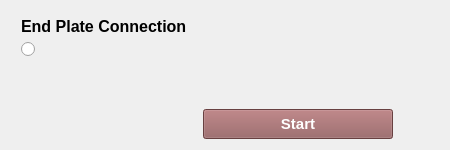
              <widget class="QWidget" name="tab_beamtocolumn">
               <attribute name="title">
                <string>Beam To Column</string>
               </attribute>
               <layout class="QGridLayout" name="gridLayout_9">
                <item row="1" column="0">
                 <layout class="QVBoxLayout" name="verticalLayout_53">
                  <property name="leftMargin">
                   <number>10</number>
                  </property>
                  <property name="topMargin">
                   <number>6</number>
                  </property>
                  <property name="rightMargin">
                   <number>10</number>
                  </property>
                  <property name="bottomMargin">
                   <number>6</number>
                  </property>
                  <item>
                   <widget class="QLabel" name="label_67">
                    <property name="font">
                     <font>
                      <family>Arial</family>
                      <pointsize>12</pointsize>
                      <weight>75</weight>
                      <bold>true</bold>
                     </font>
                    </property>
                    <property name="text">
                     <string>End Plate Connection</string>
                    </property>
                   </widget>
                  </item>
                  <item>
                   <widget class="QRadioButton" name="rdbtn_endplate_bc_7">
                    <property name="sizePolicy">
                     <sizepolicy hsizetype="Preferred" vsizetype="Preferred">
                      <horstretch>0</horstretch>
                      <verstretch>0</verstretch>
                     </sizepolicy>
                    </property>
                    <property name="font">
                     <font>
                      <family>Arial</family>
                      <pointsize>12</pointsize>
                     </font>
                    </property>
                    <property name="layoutDirection">
                     <enum>Qt::LeftToRight</enum>
                    </property>
                    <property name="text">
                     <string/>
                    </property>
                    <property name="icon">
                     <iconset>
                      <normaloff>../ResourceFiles/images/beam_column_endplate.png</normaloff>../ResourceFiles/images/beam_column_endplate.png</iconset>
                    </property>
                    <property name="iconSize">
                     <size>
                      <width>300</width>
                      <height>300</height>
                     </size>
                    </property>
                   </widget>
                  </item>
                 </layout>
                </item>
                <item row="3" column="2">
                 <spacer name="horizontalSpacer_24">
                  <property name="orientation">
                   <enum>Qt::Horizontal</enum>
                  </property>
                  <property name="sizeHint" stdset="0">
                   <size>
                    <width>40</width>
                    <height>20</height>
                   </size>
                  </property>
                 </spacer>
                </item>
                <item row="3" column="0">
                 <spacer name="horizontalSpacer_23">
                  <property name="orientation">
                   <enum>Qt::Horizontal</enum>
                  </property>
                  <property name="sizeHint" stdset="0">
                   <size>
                    <width>40</width>
                    <height>20</height>
                   </size>
                  </property>
                 </spacer>
                </item>
                <item row="2" column="0">
                 <spacer name="verticalSpacer_9">
                  <property name="orientation">
                   <enum>Qt::Vertical</enum>
                  </property>
                  <property name="sizeHint" stdset="0">
                   <size>
                    <width>20</width>
                    <height>40</height>
                   </size>
                  </property>
                 </spacer>
                </item>
                <item row="3" column="1">
                 <widget class="QPushButton" name="btn_momentconnection_bc_start">
                  <property name="sizePolicy">
                   <sizepolicy hsizetype="Preferred" vsizetype="Preferred">
                    <horstretch>0</horstretch>
                    <verstretch>0</verstretch>
                   </sizepolicy>
                  </property>
                  <property name="minimumSize">
                   <size>
                    <width>190</width>
                    <height>30</height>
                   </size>
                  </property>
                  <property name="maximumSize">
                   <size>
                    <width>190</width>
                    <height>30</height>
                   </size>
                  </property>
                  <property name="font">
                   <font>
                    <family>Arial</family>
                    <pointsize>11</pointsize>
                    <weight>75</weight>
                    <bold>true</bold>
                   </font>
                  </property>
                  <property name="focusPolicy">
                   <enum>Qt::TabFocus</enum>
                  </property>
                  <property name="toolTip">
                   <string>Enter</string>
                  </property>
                  <property name="styleSheet">
                   <string notr="true">QPushButton::hover
{
   background-color: #d97f7f;
   color:#000000 ;
}

QPushButton
{
background-color: #925a5b;
color:#ffffff;
}</string>
                  </property>
                  <property name="text">
                   <string>Start</string>
                  </property>
                  <property name="shortcut">
                   <string>Return</string>
                  </property>
                  <property name="checkable">
                   <bool>false</bool>
                  </property>
                  <property name="autoExclusive">
                   <bool>false</bool>
                  </property>
                  <property name="autoDefault">
                   <bool>true</bool>
                  </property>
                 </widget>
                </item>
                <item row="1" column="1" colspan="2">
                 <spacer name="horizontalSpacer_12">
                  <property name="orientation">
                   <enum>Qt::Horizontal</enum>
                  </property>
                  <property name="sizeHint" stdset="0">
                   <size>
                    <width>40</width>
                    <height>20</height>
                   </size>
                  </property>
                 </spacer>
                </item>
               </layout>
              </widget>
